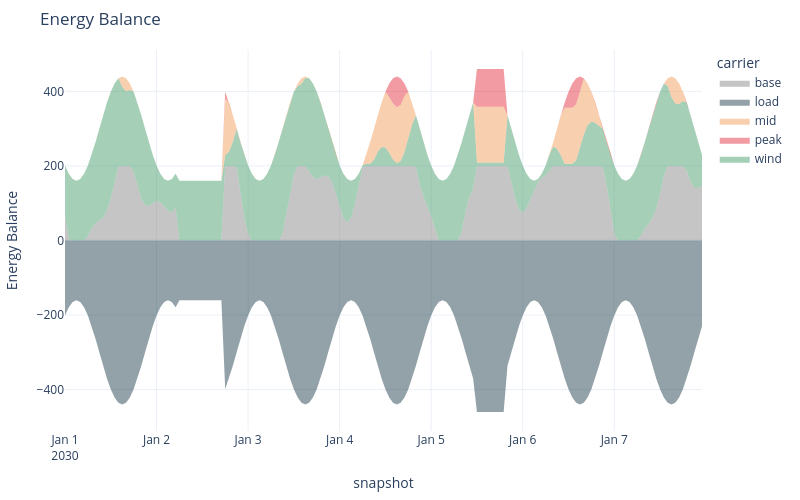

Notebook cell for this chart:
### Code cell
n.stats.energy_balance.iplot()

### Figure 1 — Plotly figure (JSON) as saved in the notebook; plotly's stock layout.template omitted (floating-point values rounded to 4 significant figures; data arrays with more than 128 entries replaced by an {"elided": "..."} marker saying what was removed)
{"data": [{"fillpattern": {"shape": ""}, "hovertemplate": "carrier=base<br>snapshot=%{x}<br>Energy Balance=%{y}<extra></extra>", "legendgroup": "base", "line": {"color": "#8c8c8c", "width": 0}, "marker": {"symbol": "circle"}, "mode": "lines", "name": "base", "orientation": "v", "showlegend": false, "stackgroup": "positive", "type": "scatter", "x": {"elided": "132 str values"}, "xaxis": "x", "y": {"elided": "132 float values"}, "yaxis": "y"}, {"fillpattern": {"shape": ""}, "hovertemplate": "carrier=wind<br>snapshot=%{x}<br>Energy Balance=%{y}<extra></extra>", "legendgroup": "wind", "line": {"color": "#4c9f70", "width": 0}, "marker": {"symbol": "circle"}, "mode": "lines", "name": "wind", "orientation": "v", "showlegend": false, "stackgroup": "positive", "type": "scatter", "x": {"elided": "168 str values"}, "xaxis": "x", "y": {"elided": "168 float values"}, "yaxis": "y"}, {"fillpattern": {"shape": ""}, "hovertemplate": "carrier=mid<br>snapshot=%{x}<br>Energy Balance=%{y}<extra></extra>", "legendgroup": "mid", "line": {"color": "#f4a261", "width": 0}, "marker": {"symbol": "circle"}, "mode": "lines", "name": "mid", "orientation": "v", "showlegend": false, "stackgroup": "positive", "type": "scatter", "x": ["2030-01-01T15:00:00.000000", "2030-01-01T16:00:00.000000", "2030-01-01T17:00:00.000000", "2030-01-02T18:00:00.000000", "2030-01-02T19:00:00.000000", "2030-01-02T20:00:00.000000", "2030-01-03T13:00:00.000000", "2030-01-03T14:00:00.000000", "2030-01-03T15:00:00.000000", "2030-01-04T07:00:00.000000", "2030-01-04T08:00:00.000000", "2030-01-04T09:00:00.000000", "2030-01-04T10:00:00.000000", "2030-01-04T11:00:00.000000", "2030-01-04T12:00:00.000000", "2030-01-04T13:00:00.000000", "2030-01-04T14:00:00.000000", "2030-01-04T15:00:00.000000", "2030-01-04T16:00:00.000000", "2030-01-04T17:00:00.000000", "2030-01-04T18:00:00.000000", "2030-01-04T19:00:00.000000", "2030-01-05T12:00:00.000000", "2030-01-05T13:00:00.000000", "2030-01-05T14:00:00.000000", "2030-01-05T15:00:00.000000", "2030-01-05T16:00:00.000000", "2030-01-05T17:00:00.000000", "2030-01-05T18:00:00.000000", "2030-01-05T19:00:00.000000", "2030-01-05T20:00:00.000000", "2030-01-06T08:00:00.000000", "2030-01-06T09:00:00.000000", "2030-01-06T10:00:00.000000", "2030-01-06T11:00:00.000000", "2030-01-06T12:00:00.000000", "2030-01-06T13:00:00.000000", "2030-01-06T14:00:00.000000", "2030-01-06T15:00:00.000000", "2030-01-06T16:00:00.000000", "2030-01-06T17:00:00.000000", "2030-01-06T18:00:00.000000", "2030-01-06T19:00:00.000000", "2030-01-06T20:00:00.000000", "2030-01-07T14:00:00.000000", "2030-01-07T15:00:00.000000", "2030-01-07T16:00:00.000000", "2030-01-07T17:00:00.000000", "2030-01-07T18:00:00.000000"], "xaxis": "x", "y": [27.33, 34.54, 17.75, 150.0, 131.6, 71.22, 7.084, 14.52, 3.853, 24.0, 57.77, 83.33, 98.03, 118.9, 149.5, 150.0, 150.0, 150.0, 150.0, 150.0, 125.1, 58.71, 150.0, 150.0, 150.0, 150.0, 150.0, 150.0, 150.0, 150.0, 0.4727, 11.64, 53.76, 108.3, 150.0, 150.0, 150.0, 150.0, 150.0, 150.0, 111.9, 79.66, 54.39, 29.54, 20.9, 55.68, 67.77, 55.26, 24.63], "yaxis": "y"}, {"fillpattern": {"shape": ""}, "hovertemplate": "carrier=peak<br>snapshot=%{x}<br>Energy Balance=%{y}<extra></extra>", "legendgroup": "peak", "line": {"color": "#e63946", "width": 0}, "marker": {"symbol": "circle"}, "mode": "lines", "name": "peak", "orientation": "v", "showlegend": false, "stackgroup": "positive", "type": "scatter", "x": ["2030-01-02T18:00:00.000000", "2030-01-04T13:00:00.000000", "2030-01-04T14:00:00.000000", "2030-01-04T15:00:00.000000", "2030-01-04T16:00:00.000000", "2030-01-04T17:00:00.000000", "2030-01-05T12:00:00.000000", "2030-01-05T13:00:00.000000", "2030-01-05T14:00:00.000000", "2030-01-05T15:00:00.000000", "2030-01-05T16:00:00.000000", "2030-01-05T17:00:00.000000", "2030-01-05T18:00:00.000000", "2030-01-05T19:00:00.000000", "2030-01-06T11:00:00.000000", "2030-01-06T12:00:00.000000", "2030-01-06T13:00:00.000000", "2030-01-06T14:00:00.000000", "2030-01-06T15:00:00.000000", "2030-01-06T16:00:00.000000"], "xaxis": "x", "y": [19.54, 35.91, 67.78, 82.79, 71.94, 33.75, 101.0, 101.0, 101.0, 101.0, 101.0, 101.0, 101.0, 101.0, 14.0, 42.99, 65.24, 69.98, 41.26, 1.459], "yaxis": "y"}, {"fillpattern": {"shape": ""}, "hovertemplate": "carrier=load<br>snapshot=%{x}<br>Energy Balance=%{y}<extra></extra>", "legendgroup": "load", "line": {"color": "#264653", "width": 0}, "marker": {"symbol": "circle"}, "mode": "lines", "name": "load", "orientation": "v", "showlegend": false, "stackgroup": "negative", "type": "scatter", "x": {"elided": "168 str values"}, "xaxis": "x", "y": {"elided": "168 float values"}, "yaxis": "y"}, {"fillpattern": {"shape": ""}, "hovertemplate": "carrier=base<br>snapshot=%{x}<br>Energy Balance=%{y}<extra></extra>", "legendgroup": "base", "line": {"color": "#8c8c8c", "width": 0}, "marker": {"symbol": "circle"}, "mode": "lines", "name": "base", "orientation": "v", "showlegend": true, "stackgroup": "1", "type": "scatter", "x": ["2030-01-07T23:00:00.000000"], "xaxis": "x", "y": [NaN], "yaxis": "y"}, {"fillpattern": {"shape": ""}, "hovertemplate": "carrier=load<br>snapshot=%{x}<br>Energy Balance=%{y}<extra></extra>", "legendgroup": "load", "line": {"color": "#264653", "width": 0}, "marker": {"symbol": "circle"}, "mode": "lines", "name": "load", "orientation": "v", "showlegend": true, "stackgroup": "1", "type": "scatter", "x": ["2030-01-07T23:00:00.000000"], "xaxis": "x", "y": [NaN], "yaxis": "y"}, {"fillpattern": {"shape": ""}, "hovertemplate": "carrier=mid<br>snapshot=%{x}<br>Energy Balance=%{y}<extra></extra>", "legendgroup": "mid", "line": {"color": "#f4a261", "width": 0}, "marker": {"symbol": "circle"}, "mode": "lines", "name": "mid", "orientation": "v", "showlegend": true, "stackgroup": "1", "type": "scatter", "x": ["2030-01-07T23:00:00.000000"], "xaxis": "x", "y": [NaN], "yaxis": "y"}, {"fillpattern": {"shape": ""}, "hovertemplate": "carrier=peak<br>snapshot=%{x}<br>Energy Balance=%{y}<extra></extra>", "legendgroup": "peak", "line": {"color": "#e63946", "width": 0}, "marker": {"symbol": "circle"}, "mode": "lines", "name": "peak", "orientation": "v", "showlegend": true, "stackgroup": "1", "type": "scatter", "x": ["2030-01-07T23:00:00.000000"], "xaxis": "x", "y": [NaN], "yaxis": "y"}, {"fillpattern": {"shape": ""}, "hovertemplate": "carrier=wind<br>snapshot=%{x}<br>Energy Balance=%{y}<extra></extra>", "legendgroup": "wind", "line": {"color": "#4c9f70", "width": 0}, "marker": {"symbol": "circle"}, "mode": "lines", "name": "wind", "orientation": "v", "showlegend": true, "stackgroup": "1", "type": "scatter", "x": ["2030-01-07T23:00:00.000000"], "xaxis": "x", "y": [NaN], "yaxis": "y"}], "layout": {"height": 500, "hovermode": "x", "legend": {"title": {"text": "carrier"}, "tracegroupgap": 0}, "margin": {"b": 50, "l": 50, "r": 50, "t": 50}, "title": {"text": "Energy Balance"}, "width": 800, "xaxis": {"anchor": "y", "domain": [0.0, 1.0], "title": {"text": "snapshot"}}, "yaxis": {"anchor": "x", "domain": [0.0, 1.0], "title": {"text": "Energy Balance"}}}}
